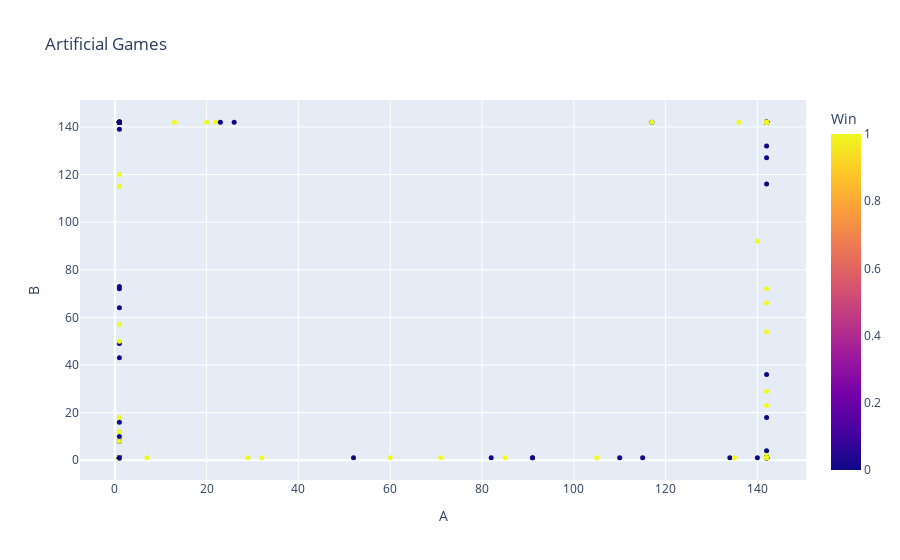

The code cell stored with this chart in its notebook:
### Markdown cell above
Recordemos que a probabilidad conjunta es una medida en probabilidad que describe la probabilidad de que dos o más eventos ocurran simultáneamente. 

En NaiveBayes, la probabilidad conjunta se refiere a la probabilidad de observar un conjunto de características ( X ) y una clase ( y ), es decir, ( $P(X, y)$ ).

$$[ P(X, y) = P(y) \cdot P(X \mid y) ]$$

Donde:

( P(y) ): Es la probabilidad a priori de la clase ( y ).
( $P(X \mid y)$ ): Es la probabilidad condicional de las características ( X ) dado ( y ). En el caso de Gaussian Naive Bayes, se asume que cada característica sigue una distribución normal (gaussiana) y que las características son independientes entre sí.
El modelo calcula ( P(X, y) ) para cada clase ( y ) y luego utiliza la regla de Bayes para predecir la clase más probable ( y ) para un conjunto de características ( X ):

$$[ P(y \mid X) = \frac{P(X, y)}{P(X)} ]$$

Dado que ( P(X) ) es constante para todas las clases, el modelo simplemente maximiza ( P(X, y) ) para determinar la clase más probable.

### Code cell
def generate_artificial_games(model, n_games=1000):
    """
    Generate artificial games using the trained model.
    """

    means = model.mean  # Array 2D: (n_classes, n_features)
    var = model.var  # Array 3D: (n_classes, n_features, n_features)
    class_priors = model.prior  # Probabilidades a priori de cada clase

    n_classes = len(model.classes)
    n_features = model.features
    samples = np.zeros((n_games, n_features))
    labels = np.zeros(n_games)

    for i in range(n_games):
        class_idx = np.random.choice(n_classes, p=class_priors)
        #random.normal(loc=0.0, scale=1.0, size=None)#
        sample = np.random.normal(loc=means[class_idx], scale=var[class_idx])
        sample = np.clip(sample, X_train.min(), X_train.max())
        #sample = np.maximum(np.random.multivariate_normal(means[class_idx], covariances[class_idx]), 0)
        samples[i] = sample
        labels[i] = class_idx

    samples_df = pd.DataFrame(samples, columns=['A', 'B']).astype(int)
    labels_df = pd.DataFrame(labels, columns=['Win'])
    samples_df = pd.concat([samples_df, labels_df], axis=1)
    samples_df.columns = ['A', 'B', 'Win']
    samples_df['Win'] = samples_df['Win'].astype(int)

    return samples_df

artificial_games = generate_artificial_games(model, n_games=1000)

fig = px.scatter(artificial_games, x='A', y='B', color='Win',
                 title='Artificial Games', labels={'A': 'A', 'B': 'B', 'Win': 'Win'})
fig.update_traces(marker=dict(size=5))
fig.update_layout(title='Artificial Games',
                  xaxis_title='A',
                  yaxis_title='B')
fig.show()

### Figure 1 — Plotly figure (JSON) as saved in the notebook; plotly's stock layout.template omitted (floating-point values rounded to 4 significant figures; data arrays with more than 128 entries replaced by an {"elided": "..."} marker saying what was removed)
{"data": [{"hovertemplate": "A=%{x}<br>B=%{y}<br>Win=%{marker.color}<extra></extra>", "legendgroup": "", "marker": {"color": {"elided": "1000 int values"}, "coloraxis": "coloraxis", "size": 5, "symbol": "circle"}, "mode": "markers", "name": "", "orientation": "v", "showlegend": false, "type": "scatter", "x": {"elided": "1000 int values"}, "xaxis": "x", "y": {"elided": "1000 int values"}, "yaxis": "y"}], "layout": {"coloraxis": {"colorbar": {"title": {"text": "Win"}}, "colorscale": [[0, "#0d0887"], [0.1111, "#46039f"], [0.2222, "#7201a8"], [0.3333, "#9c179e"], [0.4444, "#bd3786"], [0.5556, "#d8576b"], [0.6667, "#ed7953"], [0.7778, "#fb9f3a"], [0.8889, "#fdca26"], [1, "#f0f921"]]}, "legend": {"tracegroupgap": 0}, "title": {"text": "Artificial Games"}, "xaxis": {"anchor": "y", "domain": [0, 1], "title": {"text": "A"}}, "yaxis": {"anchor": "x", "domain": [0, 1], "title": {"text": "B"}}}}
